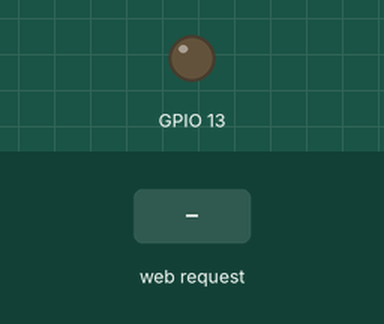
Bench run of a sketch on a simulated ESP8266 (NodeMCU). Shown: output pins drawn as LEDs (lit = HIGH). Inputs (shaded band) come from the test bench. WiFi joins after 1.5 s; servers stay silent unless stated; what the sketch prints to the serial monitor is not drawn.

Above: at 2.7 s.
2.8 s: HTTP request GET /LED_ON received
At 3.8 s:
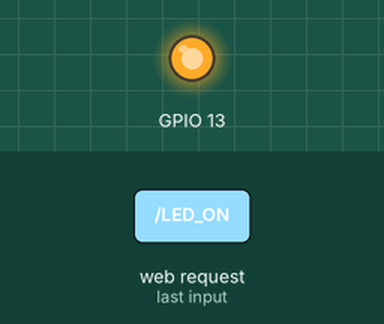
4.3 s: HTTP request GET /LED_OFF received
At 5.0 s:
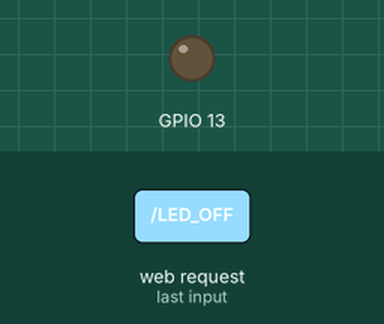
Timing chart, 0 to 7.3 s (numbered marks = the images above; inputs shaded):
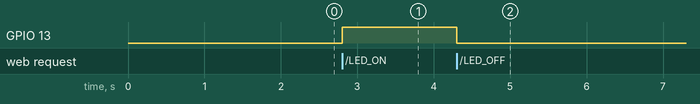

Measured:
- after the input at 2.8 s, GPIO 13: LOW → HIGH at once
- after the input at 4.3 s, GPIO 13: HIGH → LOW at once

The sketch:

temperature_led_control_test_server.ino
```cpp
/* This program is a sending a temperature reading to a webserver .
 *    Program includes
 *        - Create a webserver and make a webpage contains turn-on, turn-off buttons and a link to get the temperature reading
 *          by using the temperature reading we are able to control the led's if temperature is below 10 and temperature is above 40degrees le will be blinking in on-off state.
 */

#include <ESP8266WiFi.h>
#include <WiFiClient.h>
#include <ESP8266WiFiMulti.h>
#include <ESP8266mDNS.h>
#include <ESP8266WebServer.h>   // Include the WebServer library
#include <OneWire.h>
#include <DallasTemperature.h>
#define  ONE_WIRE_BUS   2

OneWire onewire(ONE_WIRE_BUS);
DallasTemperature sensors(&onewire);
ESP8266WiFiMulti wifiMulti;     // Create an instance of the ESP8266WiFiMulti class, called 'wifiMulti'
float prevTemp = 0;
ESP8266WebServer server(81);    // Create a webserver object that listens for HTTP request on port 80


void handleRoot();              // function prototypes for HTTP handlers
void handleNotFound();

void setup(void)
{
  pinMode(13,OUTPUT);
  Serial.begin(115200);         // Start the Serial communication to send messages to the computer
  delay(10);
  Serial.println('\n');

  wifiMulti.addAP("Moto", "123@1234");   // add Wi-Fi networks you want to connect to
  wifiMulti.addAP("Vistronics", "#VistroniX$");

  Serial.println("Connecting ...");
  int i = 0;
  while (wifiMulti.run() != WL_CONNECTED) { // Wait for the Wi-Fi to connect: scan for Wi-Fi networks, and connect to the strongest of the networks above
    delay(250);
    Serial.print('.');
  }
  Serial.println('\n');
  Serial.print("Connected to ");
  Serial.println(WiFi.SSID());              // Tell us what network we're connected to
  Serial.print("IP address:\t");
  Serial.println(WiFi.localIP());           // Send the IP address of the ESP8266 to the computer

  if (MDNS.begin("esp8266")) {              // Start the mDNS responder for esp8266.local
    Serial.println("mDNS responder started");
  } else {
    Serial.println("Error setting up MDNS responder!");
  }

  server.on("/", handleRoot);               // Call the 'handleRoot' function when a client requests URI "/"
  server.on("/LED_ON",[](){               //Call and handle the LED_ON function
    digitalWrite(13,HIGH);
    server.send(200,"text/html","<html><h1>Your LED is Now Configured to ON....!!!</h1><br><br><a href = \"/\">Go back to main page</a></html>");
  });

  server.on("/LED_OFF",[](){            //Call and handle the LED_OFF function
    digitalWrite(13,LOW);
    server.send(200,"text/html","<html><h1>Your LED is Now Configured to OFF....!!!</h1><br><br><a href = \"/\">Go back to main page</a></html>");
  });

  server.on("/TEMP_NOW",[](){       //Call and handle the TEMP_NOW function
    sensors.begin();
    sensors.requestTemperatures();
    float   temp = sensors.getTempCByIndex(0);
    if(temp <= 10 || temp >=40)
    {
      digitalWrite(13,HIGH);
      delay(1000);
      digitalWrite(13,LOW);
      delay(1000);
    }
    String webString="Temperature: "+String(temp)+" F";

    server.send(200,"text/plain",webString);
  });
  server.onNotFound(handleNotFound);        // When a client requests an unknown URI (i.e. something other than "/"), call function "handleNotFound"

  server.begin();                           // Actually start the server
  Serial.println("HTTP server started");
}

void loop(void){
  server.handleClient();
}

void handleRoot() {
  server.send(200, "text/html", "<html><h1>Welcome to the My Web Page.</h1><br><h3>Please choose the button to turn on or off the led..</h3><br><a href=\"/LED_ON\"\"><button>Turn On </button></a><a href=\"/LED_OFF\"\"><button>Turn Off </button></a><br><br><a style = \"color:red\" href = \"/TEMP_NOW\">Get Current Temperature </a></html>");   // Send HTTP status 200 (Ok) and send some text to the browser/client
}

void handleNotFound(){
  server.send(404, "text/plain", "404: Not found"); // Send HTTP status 404 (Not Found) when there's no handler for the URI in the request
}
```
